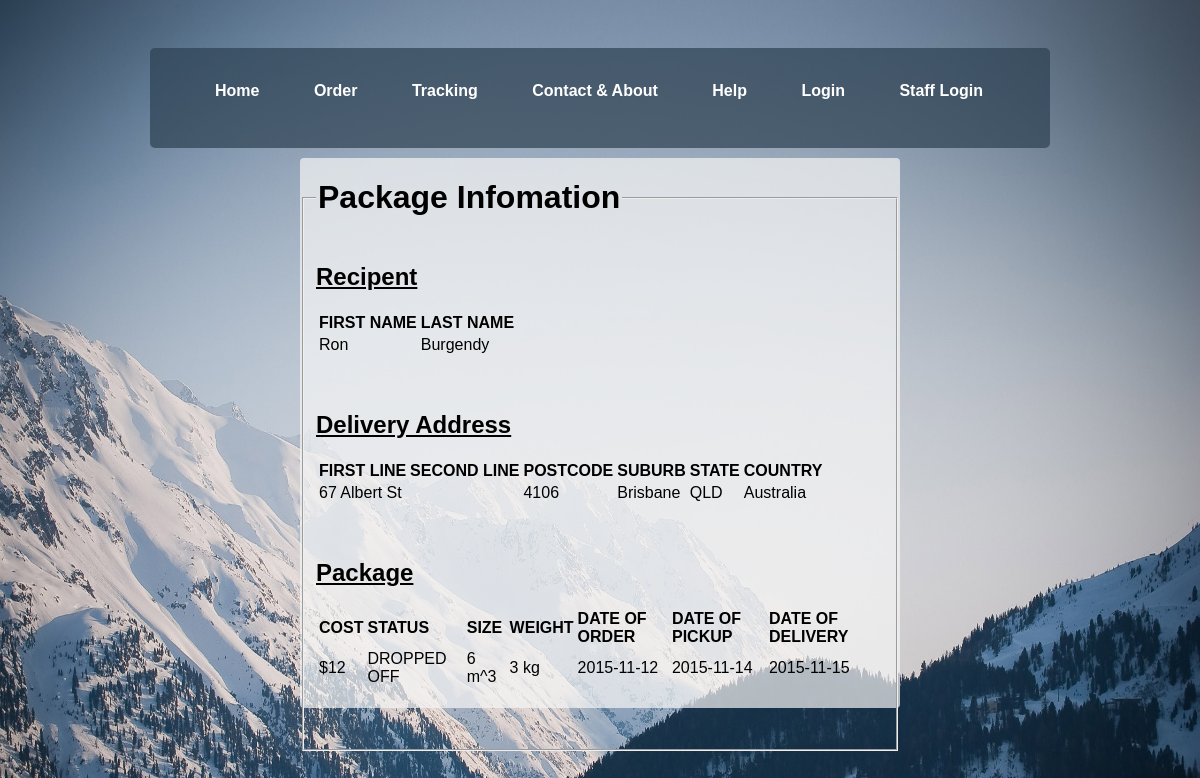
Screenshot of /tracking.php?package_id=3 with the database file from the repository.
### tables this page shows
CREATE TABLE `Orders` (
	`RECIPENT_ID` 			INT 			NOT NULL					,
	`ORDER_ID` 				INT 			NOT NULL	AUTO_INCREMENT	,
	`SIZE` 					DECIMAL 		NOT NULL					,
	`WEIGHT` 				DECIMAL 		NOT NULL					,
	`INSURANCE` 			DECIMAL 		NOT NULL					,
	`ORDER_PICKED_UP_BY` 	INT 			NOT NULL					,
	`ORDER_DROPPED_OFF_BY` 	INT 			NOT NULL					,
	`DATE_OF_ORDER` 		DATE 			NOT NULL					,
	`DATE_OF_PICKUP` 		DATE										,
	`DATE_OF_DELIVERY` 		DATE										,
	`COST` 					DECIMAL 		NOT NULL					,
	`CUSTOMER_ID` 			INT 			NOT NULL					,
	`DESCRIPTION` 			VARCHAR(128)								,
	`STATUS_ID`				INT				NOT NULL					,
	`PICKUP_LOCATION` 		INT 			NOT NULL					,
	`DROP_OFF_LOCATION` 	INT 			NOT NULL					,
	
	PRIMARY KEY (`ORDER_ID`)
);

CREATE TABLE `Recipents` (
	`RECIPENT_ID`			INT			NOT NULL 	AUTO_INCREMENT	UNIQUE	,
	`RECIPENT_FIRST_NAME`	VARCHAR(16) NOT NULL							,
	`RECIPENT_LAST_NAME`	VARCHAR(16) NOT NULL							,
	
	PRIMARY KEY (`RECIPENT_FIRST_NAME`,`RECIPENT_LAST_NAME`)
);

CREATE TABLE `Addresses` (
	`ADDRESS_ID`			INT			NOT NULL	AUTO_INCREMENT	,
	`ADDRESS_FIRST_LINE` 	TEXT(64)	NOT NULL					,
	`ADDRESS_SECOND_LINE` 	TEXT(64)	NOT NULL					,
	`ADDRESS_POSTCODE` 		INT(4)		NOT NULL					,
	`ADDRESS_SUBURB` 		TEXT(64)	NOT NULL					,
	`ADDRESS_STATE` 		TEXT(64)	NOT NULL					,
	`ADDRESS_COUNTRY` 		TEXT(64)	NOT NULL					,
	
	PRIMARY KEY (`ADDRESS_ID`)
);

CREATE TABLE `Status` (
	`STATUS_ID` 			INT 			NOT NULL	AUTO_INCREMENT	UNIQUE	,
	`STATUS_DESCRIPTION` 	VARCHAR(128) 	NOT NULL					UNIQUE	,
	
	PRIMARY KEY (`STATUS_ID`)
);

### tracking.php (the view, shortened to what this page needs)
<!DOCTYPE html>
<html>
<head>
	<link rel="stylesheet" type=text/css href="tracking.css"></link>
</head>
<body>
  <div id="nav"><br>
      <div id="nav_wrapper"><br>
          <ul>
              <li><a href="home.php">Home</a></li>
              <li><a href="create_order.php">Order</a></li>
              <li><a href="tracking.html">Tracking</a></li>
              <li><a href="contact & about.html">Contact & About</a></li>
              <li><a href="help.php">Help</a></li>
              <li><a href="login.php">Login</a></li>
              <li><a href="loginstaff.php">Staff Login</a></li>
          </ul>
        </div>
    </div>
</body>
<div class="boxhome6">
	<form action="tracking.php">
		<fieldset>
			<legend><h1>Package Infomation</h1></legend>
			<?php
				$servername = "localhost";
				$username = "root";
				$password = "";
				$dbname = "ifb299";
				$link = mysqli_connect($servername, $username, $password, $dbname);
				$query = "
					SELECT
					recipents.RECIPENT_FIRST_NAME,
					recipents.RECIPENT_LAST_NAME,
					addresses.ADDRESS_FIRST_LINE,
					addresses.ADDRESS_SECOND_LINE,
					addresses.ADDRESS_POSTCODE,
					addresses.ADDRESS_SUBURB,
					addresses.ADDRESS_STATE,
					addresses.ADDRESS_COUNTRY,
					status.STATUS_DESCRIPTION,
					orders.SIZE,
					orders.WEIGHT,
					orders.COST,
					orders.DATE_OF_ORDER,
					orders.DATE_OF_PICKUP,
					orders.DATE_OF_DELIVERY
					FROM orders
					INNER JOIN customers
					ON orders.CUSTOMER_ID=customers.CUSTOMER_ID
					INNER JOIN recipents
					ON orders.RECIPENT_ID=recipents.RECIPENT_ID
					INNER JOIN status
					ON orders.STATUS_ID=status.STATUS_ID
					INNER JOIN addresses
					ON orders.DROP_OFF_LOCATION=addresses.ADDRESS_ID
					WHERE orders.ORDER_ID = " . $_GET["package_id"] . ";";
				$result = $link->query($query);
				if ($result->num_rows == 0){
					echo "<p>Sorry, package not found.</p>";
				}else if($result->num_rows == 1){
					$row = $result->fetch_assoc();
					echo "<h2><u>Recipent</u></h2>";
					echo "<p><table>
							<tr>
								<th>FIRST NAME</th>
								<th>LAST NAME</th>
							</tr>
							<tr>
								<td>" . $row['RECIPENT_FIRST_NAME'] . "</td>
								<td>" . $row['RECIPENT_LAST_NAME'] . "</td>
							</tr>
						</table></p>";
					echo "<br>";
					echo "<h2><u>Delivery Address</u></h2>";
					echo "<table>
							<tr>
								<th>FIRST LINE</th>
								<th>SECOND LINE</th>
								<th>POSTCODE</th>
								<th>SUBURB</th>
								<th>STATE</th>
								<th>COUNTRY</th>
							</tr>
							<tr>
								<td>" . $row['ADDRESS_FIRST_LINE'] . "</td>
								<td>" . $row['ADDRESS_SECOND_LINE'] . "</td>
								<td>" . $row['ADDRESS_POSTCODE'] . "</td>
								<td>" . $row['ADDRESS_SUBURB'] . "</td>
								<td>" . $row['ADDRESS_STATE'] . "</td>
								<td>" . $row['ADDRESS_COUNTRY'] . "</td>
							</tr>
						</table><p>";
					echo "<br>";
					echo "<h2><u>Package</u></h2>";
					echo "<table>
							<tr>
								<th>COST</th>
								<th>STATUS</th>
								<th>SIZE</th>
								<th>WEIGHT</th>
								<th>DATE OF ORDER</th>
								<th>DATE OF PICKUP</th>
								<th>DATE OF DELIVERY</th>
							</tr>
							<tr>
								<td>$". $row['COST'] 				. "</td>
								<td>" . $row['STATUS_DESCRIPTION'] 	. "</td>
								<td>" . $row['SIZE'] 				. " m^3</td>
								<td>" . $row['WEIGHT'] 				. " kg</td>
								<td>" . $row['DATE_OF_ORDER'] 		. "</td>
								<td>" . $row['DATE_OF_PICKUP'] 		. "</td>
								<td>" . $row['DATE_OF_DELIVERY']	. "</td>
							</tr>
						</table><p>";
					echo "<br>";
				}else{
					echo "Error: More than one package found with that ID.";
				}
			?>
		</fieldset>
	</form>
	<body>
</body>
</html>

### tracking.css (style rules this page uses)
body { font-family: arial,sans-serif; }
body { margin: 0 auto; background-image: url("img/loginbackground.jpg"); background-size: 100% 1000px; background-repeat: no-repeat; background-attachment: fixed; }
#nav_wrapper { height: 100px; width: 900px; background: #377D7A; margin-left: auto; margin-right: auto; margin-top: 30px; background-color: rgba(45, 64, 82, 0.7); border-radius: 5px; }
#nav_wrapper ul li { list-style: none; display: inline; font-weight: bold; padding: 15px; }
#nav_wrapper a { color: white; text-decoration: none; padding: 10px; }
h1 { color: black; }
.boxhome6 { width: 600px; height: 550px; text-align: left; background-color: rgba(246,246,246, 0.7); border-radius: 4px; margin: 0 auto; margin-top: 10px; }

### rows the page displays
orders: recipents.RECIPENT_FIRST_NAME "Ron", recipents.RECIPENT_LAST_NAME "Burgendy", DROP_OFF_LOCATION.ADDRESS_FIRST_LINE "67 Albert St", DROP_OFF_LOCATION.ADDRESS_POSTCODE "4106", DROP_OFF_LOCATION.ADDRESS_SUBURB "Brisbane", DROP_OFF_LOCATION.ADDRESS_STATE "QLD", DROP_OFF_LOCATION.ADDRESS_COUNTRY "Australia", COST "12", STATUS_ID.STATUS_DESCRIPTION "DROPPED OFF", SIZE "6", WEIGHT "3", DATE_OF_ORDER "2015-11-12", DATE_OF_PICKUP "2015-11-14", DATE_OF_DELIVERY "2015-11-15"
